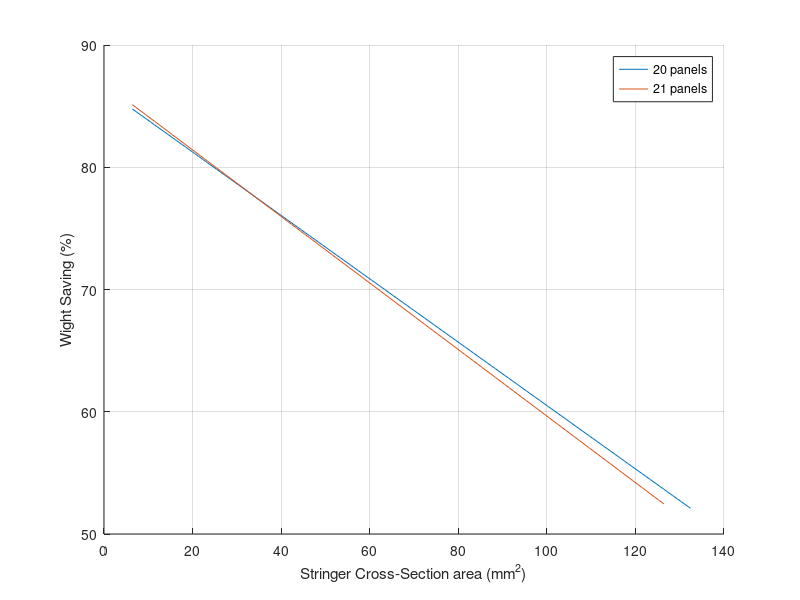

Write the MATLAB code that produced this figure.
%% Script is to calculate the optimal stringer panal number. This assumes equally spaced stringers
% LE HENG LAURENCE LU
% 19.02.2023

% Only doing for top surface as compression drives buckling

%% Section 1: Determine stations to perform analysis
% [Wing root, engine 1, engine 2, engine 3]
key_stn_points = [0, 3.548, 3.548+3.22, 3.548+3.22+3.22]; % in [m]

analysis_point = input("Input station of analysis. 1 - Wing Root. 2 - Engine 1. 3 - Engine 2. 4 - Engine 3. ");
stn_analyse = key_stn_points(1);

%% Section 2A: Wing information (all in SI units)
half_b = 31/2;
root_c = 2.85;
taper_ratio = 0.53;
sweep_angle = 7; % in [DEG]
taper_distance_start = 3.548;
front_spar = 0.15;
rear_spar = 0.65;
thickness = 0.12;

skin_mat_E = 70 * 10^9; % in [Pa]

%% Section 2B: Wing information at analysis point (all in SI units)
% section chord
if (stn_analyse <= taper_distance_start)
    section_chord = root_c;
else
    section_chord = root_c - (stn_analyse - taper_distance_start) * tan(sweep_angle*pi/180);
end

% Wing box width
c = 1;

% Wing box height
b2 = 0.2;

wing_box_info = [stn_analyse, c, b2];

%% Section 2C: Get wing loading data
% [SF, BM, T]
%loading_data = get_wing_loading(stn_analyse);

%% Section 3A: Run analysis - Control, no stringers
BM = 23286.8;

% Compressive load
N0 = BM / (c*b2);

% Skin thickness without stringers
t2_0 = ((N0*c^2)/(3.62*skin_mat_E))^(1/3);

% Skin X-section area
A_skin0 = c*t2_0;

%% Section 3B: Run analysis - With Stringers [CHECKED W/ EXCEL]
% Weight of stringer + skin only depends on X-sectional area of stringer.
%
% Catchpole diagram depends on stringer thickness but this can be
% determined later once A_skin/(b*t2) is found to get the highest
% sigma_cr / sigma_o ratio for a given A_skin/(b*t2). 
% 
% Since stringer width and flange length is linked by a ratio, with
% determined stringer thickness and found stringer X-sectional area -->
% able to get overall dimensions of stringer such that 
% 2 * stringer flange < stringer pitch distance

% number of panels = n. number of stringers = (n - 1)
n = 20:21;
% assumed stringer thickness
stringer_thickness = 1 * 10^-3; % in [m]
% stringer flange to web ratio
w = 0.3; % Assumed
% min X-section area of stringer (stringer height must be > 1/w --> about 4mm --> d = 1.2mm)
min_stringer_area = (1.2*10^-3)*stringer_thickness*(2 + 1/w);
% min_stringer_area = ((1*36)+2*(1*36*0.3))*10^-6;
% resolution
delta_stringer_area = 1 * 10^-6; % delta = 1 mm^2

% stringer pitch distance
b = zeros(1, length(n));
% skin thickness
t2 = zeros(1, length(n));
% sigma_o
sigma_o = zeros(1, length(n));
% effective panel area
max_col_skin = 1000;
A_stringer = zeros(length(n), max_col_skin);
A_skin = zeros(length(n), max_col_skin);
% weight saving
weight_saving = zeros(length(n), max_col_skin);


for idx = 1:length(n) % looping through by number of stringers
    
    % determine stringer pitch distance
    b(idx) = c/n(idx);

    % determine max X-section area of stringer
    max_stringer_area = (b(idx)/2)*stringer_thickness*(2 + 1/w);
    % max_stringer_area = min_stringer_area + delta_stringer_area;

    % determine skin panel thickness
    t2(idx) = ((N0*b(idx)^2)/(3.62*skin_mat_E))^(1/3);

    % determine sigma_o
    sigma_o(idx) = N0 / t2(idx);

    % determine effective panel area --> determine weight saving
    % ( weight proportional to volume proportional
    % to X-sectional area )
    A_stringer_range = min_stringer_area:delta_stringer_area:max_stringer_area;
    A_stringer(idx, [1:length(A_stringer_range)]) = A_stringer_range;
    for idx2 = 1:length(A_stringer_range)
        A_skin(idx, idx2) = n(idx) * b(idx) * (t2(idx) + A_stringer_range(idx2) / b(idx));
        weight_saving(idx, idx2) = abs(A_skin0 - A_skin(idx, idx2) ) / A_skin0 * 100;
    end

    % Display highest weight saving
     [max_weight_saved, idx2] = max(weight_saving(idx, :));
     disp(['For ', num2str(n(idx)), [' panels, ' ...
         'max weight saving of '], num2str(max_weight_saved), ...
         ' % , achieved with ', num2str(t2(idx)*10^6), ' mm^2 skin area, ', ...
         num2str(A_stringer_range(idx2)*10^6), ' mm^2 stringer area.\n'])

end

%% Section 4: Plot Weight saving - Stringer area graph

figure
hold on
for idx = 1:length(n)
    % count number of non-zero elements in the row
    non_zero_ele = nnz(A_stringer(idx,:));
    
    % plot graph
    plot(A_stringer(idx, [1:non_zero_ele])*10^6, weight_saving(idx, [1:non_zero_ele]))
    legends{idx} = sprintf('%d panels', n(idx));

    pause(0.2)

end

legend(legends)
xlabel('Stringer Cross-Section area (mm^2)')
ylabel('Wight Saving (%)')
grid on
hold off

%% Section 5: Output to table
A_stringer_ouput = A_stringer .* 10^6; % in [mm^2]
A_skin_output = A_skin .* 10^6; % in [mm^2]
weight_saving_output = weight_saving;
